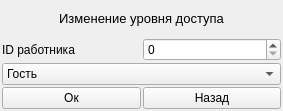
<?xml version="1.0" encoding="UTF-8"?>
<ui version="4.0">
 <class>FormForChangeAccess</class>
 <widget class="QWidget" name="FormForChangeAccess">
  <property name="geometry">
   <rect>
    <x>0</x>
    <y>0</y>
    <width>283</width>
    <height>111</height>
   </rect>
  </property>
  <property name="windowTitle">
   <string>Изменение доступа</string>
  </property>
  <layout class="QVBoxLayout" name="verticalLayout">
   <property name="spacing">
    <number>2</number>
   </property>
   <property name="leftMargin">
    <number>2</number>
   </property>
   <property name="topMargin">
    <number>0</number>
   </property>
   <property name="rightMargin">
    <number>2</number>
   </property>
   <property name="bottomMargin">
    <number>2</number>
   </property>
   <item>
    <widget class="QLabel" name="label">
     <property name="font">
      <font>
       <pointsize>10</pointsize>
      </font>
     </property>
     <property name="text">
      <string>Изменение уровня доступа</string>
     </property>
     <property name="alignment">
      <set>Qt::AlignCenter</set>
     </property>
    </widget>
   </item>
   <item>
    <layout class="QHBoxLayout" name="horizontalLayout">
     <property name="spacing">
      <number>2</number>
     </property>
     <item>
      <widget class="QLabel" name="label_2">
       <property name="text">
        <string>ID работника</string>
       </property>
      </widget>
     </item>
     <item>
      <widget class="QSpinBox" name="id"/>
     </item>
    </layout>
   </item>
   <item>
    <widget class="QComboBox" name="access">
     <property name="enabled">
      <bool>true</bool>
     </property>
     <item>
      <property name="text">
       <string>Гость</string>
      </property>
     </item>
     <item>
      <property name="text">
       <string>Руководитель</string>
      </property>
     </item>
     <item>
      <property name="text">
       <string>Работник, который принимает заказы</string>
      </property>
     </item>
     <item>
      <property name="text">
       <string>Работник, который закрывает заказы</string>
      </property>
     </item>
     <item>
      <property name="text">
       <string>Администратор</string>
      </property>
     </item>
    </widget>
   </item>
   <item>
    <layout class="QHBoxLayout" name="horizontalLayout_2">
     <property name="spacing">
      <number>2</number>
     </property>
     <item>
      <widget class="QPushButton" name="ok_button">
       <property name="text">
        <string>Ок</string>
       </property>
      </widget>
     </item>
     <item>
      <widget class="QPushButton" name="back_button">
       <property name="text">
        <string>Назад</string>
       </property>
      </widget>
     </item>
    </layout>
   </item>
  </layout>
 </widget>
 <resources/>
 <connections/>
</ui>
